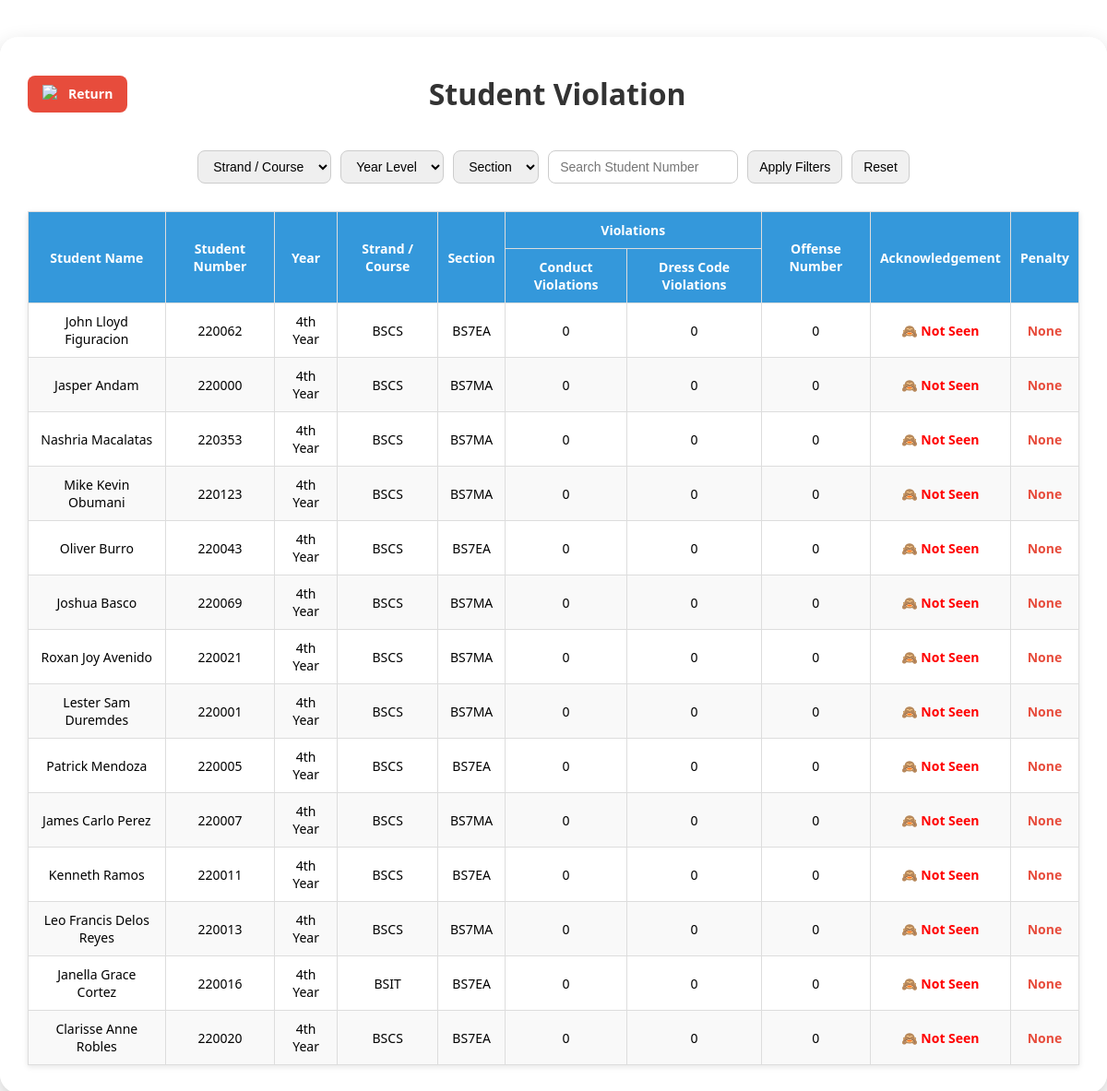
The app's page /student_dashboard.php?year=4th Year with its own data.
### tables this page shows
CREATE TABLE `students` (
  `id` int(11) NOT NULL,
  `name` varchar(100) NOT NULL,
  `email` varchar(100) NOT NULL,
  `student_number` varchar(50) NOT NULL,
  `rfid` varchar(50) NOT NULL,
  `image` varchar(255) DEFAULT 'assets/default-profile.png',
  `year_level` varchar(20) DEFAULT NULL,
  `strand_course` varchar(50) DEFAULT NULL,
  `section` varchar(20) DEFAULT NULL,
  `archived` tinyint(1) DEFAULT 0
);

### student_dashboard.php (the view, shortened to what this page needs)
<?php
include 'config.php';
$year = isset($_GET['year']) ? $_GET['year'] : '';
$strand = isset($_GET['strand']) ? $_GET['strand'] : '';
$section = isset($_GET['section']) ? $_GET['section'] : '';
$search = isset($_GET['search']) ? $_GET['search'] : '';
$query = "SELECT id, name, student_number, year_level, strand_course, section, image FROM students WHERE 1";
if ($year != '') {
    $query .= " AND year_level = '" . $conn->real_escape_string($year) . "'";
}
$result = $conn->query($query);
?>
<!DOCTYPE html>
<html lang="en">
<head>
</head>
<body>
<div class="dashboard">
    <div class="header-container">
        <a href="admin.php" class="return-home-button">
            <img src="images/return.png" alt="Return Icon" style="width: 20px; height: 20px;">
            Return
        </a>
        <h1>Student Violation</h1>
    </div>
    <form method="GET" class="filters">
        <select name="strand" id="strand" onchange="updateFilters()">
            <option value="" <?= $strand==''?'selected':'' ?>>Strand / Course</option>
        </select>
        <select name="year" id="year" onchange="updateSections()">
            <option value="" <?= $year==''?'selected':'' ?>>Year Level</option>
        </select>
        <select name="section" id="section">
            <option value="" <?= $section==''?'selected':'' ?>>Section</option>
        </select>
        <input type="text" name="search" placeholder="Search Student Number" value="<?= htmlspecialchars($search) ?>">
        <button type="submit">Apply Filters</button>
        <button type="button" id="resetFilters" style="padding:8px 12px; border-radius:8px; border:1px solid #ccc; background:#f1f1f1; cursor:pointer;">Reset</button>
    </form>
    <table>
        <thead>
            <tr>
                <th rowspan="2">Student Name</th>
                <th rowspan="2">Student Number</th>
                <th rowspan="2">Year</th>
                <th rowspan="2">Strand / Course</th>
                <th rowspan="2">Section</th>
                <th colspan="2">Violations</th>
                <th rowspan="2">Offense Number</th>
                <th rowspan="2">Acknowledgement</th>
                <th rowspan="2">Penalty</th>
            </tr>
            <tr>
                <th>Conduct Violations</th>
                <th>Dress Code Violations</th>
            </tr>
        </thead>
        <tbody>
            <?php if ($result && $result->num_rows > 0): ?>
                <?php while($row = $result->fetch_assoc()): ?>
                    <tr>
                        <td><?= htmlspecialchars($row['name']) ?></td>
                        <td><?= htmlspecialchars($row['student_number']) ?></td>
                        <td><?= htmlspecialchars($row['year_level']) ?></td>
                        <td><?= htmlspecialchars($row['strand_course']) ?></td>
                        <td><?= htmlspecialchars($row['section']) ?></td>
                        <td>0</td>
                        <td>0</td>
                        <td>0</td>
                        <td class="eye-closed">🙈 Not Seen</td>
                        <td class="penalty">None</td>
                    </tr>
                <?php endwhile; ?>
            <?php else: ?>
                <tr>
                    <td colspan="10">No students found with the selected filters.</td>
                </tr>
            <?php endif; ?>
        </tbody>
    </table>
</div>
</body>
</html>

### student_dashboard.php (style rules this page uses)
body { font-family: 'Segoe UI', sans-serif; margin: 0; padding: 0; background: url('images/room.jpg') no-repeat center center fixed; background-size: cover; display: flex; justify-content: center; align-items: flex-start; min-height: 100vh; }
.dashboard { background: rgba(255, 255, 255, 0.95); padding: 30px; border-radius: 20px; box-shadow: 0 10px 25px rgba(0, 0, 0, 0.2); margin: 40px auto; width: 95%; max-width: 1200px; overflow: visible; position: relative; }
.header-container { position: sticky; top: 0; background: rgba(255, 255, 255, 0.95); z-index: 100; padding: 10px 0; margin-bottom: 20px; display: flex; justify-content: space-between; align-items: center; }
.return-home-button { background: #e74c3c; color: #fff; padding: 10px 16px; border-radius: 8px; text-decoration: none; font-weight: bold; font-size: 14px; transition: background 0.3s; display: flex; align-items: center; gap: 8px; flex-shrink: 0; }
h1 { text-align: center; margin: 0; color: #333; flex-grow: 1; }
.filters { display: flex; justify-content: center; flex-wrap: wrap; gap: 10px; margin-bottom: 20px; position: sticky; top: 60px; background: rgba(255, 255, 255, 0.95); z-index: 90; padding: 10px 0; }
.filters select, .filters button, .filters input { padding: 8px 12px; border-radius: 8px; border: 1px solid #ccc; cursor: pointer; font-size: 14px; }
.filters input { width: 180px; }
table { width: 100%; border-collapse: collapse; background: #fff; box-shadow: 0 2px 6px rgba(0,0,0,0.1); position: relative; }
th, td { border: 1px solid #ddd; padding: 10px; text-align: center; font-size: 14px; }
thead { position: sticky; top: 120px; z-index: 80; }
thead th { background: #3498db; color: white; }
tr:nth-child(even) { background: #f9f9f9; }
.eye-closed { color: red; font-weight: bold; }
.penalty { color: #e74c3c; font-weight: bold; }

### records on screen
students: name "John Lloyd Figuracion", student_number "220062", year_level "4th Year", strand_course "BSCS", section "BS7EA"
students: name "Jasper Andam", student_number "220000", year_level "4th Year", strand_course "BSCS", section "BS7MA"
students: name "Nashria Macalatas", student_number "220353", year_level "4th Year", strand_course "BSCS", section "BS7MA"
students: name "Mike Kevin Obumani", student_number "220123", year_level "4th Year", strand_course "BSCS", section "BS7MA"
students: name "Oliver Burro", student_number "220043", year_level "4th Year", strand_course "BSCS", section "BS7EA"
students: name "Joshua Basco", student_number "220069", year_level "4th Year", strand_course "BSCS", section "BS7MA"
students: name "Roxan Joy Avenido", student_number "220021", year_level "4th Year", strand_course "BSCS", section "BS7MA"
students: name "Lester Sam Duremdes", student_number "220001", year_level "4th Year", strand_course "BSCS", section "BS7MA"
students: name "Patrick Mendoza", student_number "220005", year_level "4th Year", strand_course "BSCS", section "BS7EA"
students: name "James Carlo Perez", student_number "220007", year_level "4th Year", strand_course "BSCS", section "BS7MA"
students: name "Kenneth Ramos", student_number "220011", year_level "4th Year", strand_course "BSCS", section "BS7EA"
students: name "Leo Francis Delos Reyes", student_number "220013", year_level "4th Year", strand_course "BSCS", section "BS7MA"
students: name "Janella Grace Cortez", student_number "220016", year_level "4th Year", strand_course "BSIT", section "BS7EA"
students: name "Clarisse Anne Robles", student_number "220020", year_level "4th Year", strand_course "BSCS", section "BS7EA"
